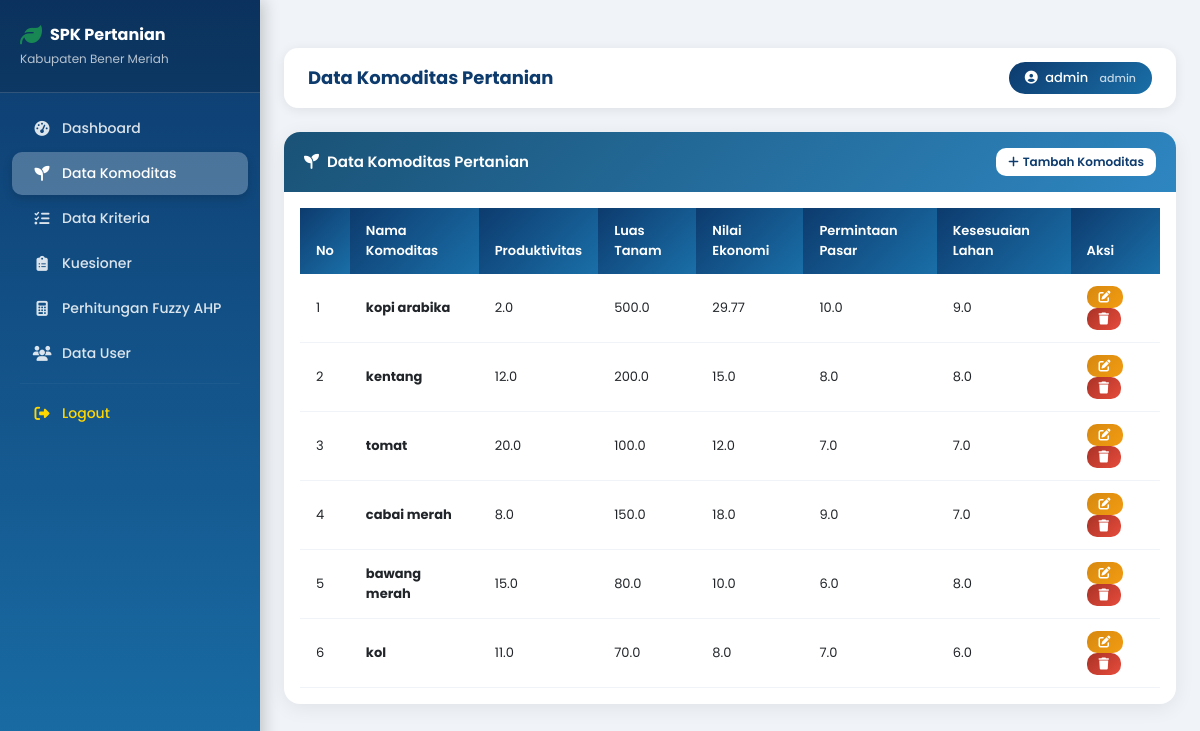
Page /komoditas (signed in) on the committed database.
### models.py (models this page shows)
class User(UserMixin, db.Model):
    id = db.Column(db.Integer, primary_key=True)
    username = db.Column(db.String(100), unique=True, nullable=False)
    password = db.Column(db.String(200), nullable=False)
    role = db.Column(db.String(20), default='admin')

class Komoditas(db.Model):
    id = db.Column(db.Integer, primary_key=True)
    nama = db.Column(db.String(100), nullable=False)
    produktivitas = db.Column(db.Float, nullable=False)
    luas_tanam = db.Column(db.Float, nullable=False)
    nilai_ekonomi = db.Column(db.Float, nullable=False)
    permintaan_pasar = db.Column(db.Float, nullable=False)
    kesesuaian_lahan = db.Column(db.Float, nullable=False)

### routes.py (the view)
@app.route('/komoditas')
@login_required
def komoditas():
    data = Komoditas.query.all()
    return render_template('komoditas.html', data=data)

### routes.py (called while the page is built)
@login_manager.user_loader
def load_user(user_id):
    return User.query.get(int(user_id))

### templates/komoditas.html (shortened to what this page needs)
{% extends 'base.html' %}
{% block page_title %}Data Komoditas Pertanian{% endblock %}
{% block content %}
<div class="card">
    <div class="card-header d-flex justify-content-between align-items-center" style="background: linear-gradient(135deg, #1a5276, #2e86c1);">
        <h5 class="text-white mb-0"><i class="fas fa-seedling me-2"></i>Data Komoditas Pertanian</h5>
        <a href="{{ url_for('tambah_komoditas') }}" class="btn btn-light btn-sm">
            <i class="fas fa-plus me-1"></i>Tambah Komoditas
        </a>
    </div>
    <div class="card-body">
        <div class="table-responsive">
            <table class="table table-hover align-middle">
                <thead>
                    <tr>
                        <th>No</th>
                        <th>Nama Komoditas</th>
                        <th>Produktivitas</th>
                        <th>Luas Tanam</th>
                        <th>Nilai Ekonomi</th>
                        <th>Permintaan Pasar</th>
                        <th>Kesesuaian Lahan</th>
                        <th>Aksi</th>
                    </tr>
                </thead>
                <tbody>
                    {% for k in data %}
                    <tr>
                        <td>{{ loop.index }}</td>
                        <td><strong>{{ k.nama }}</strong></td>
                        <td>{{ k.produktivitas }}</td>
                        <td>{{ k.luas_tanam }}</td>
                        <td>{{ k.nilai_ekonomi }}</td>
                        <td>{{ k.permintaan_pasar }}</td>
                        <td>{{ k.kesesuaian_lahan }}</td>
                        <td>
                            <a href="{{ url_for('ubah_komoditas', id=k.id) }}" class="btn btn-warning btn-sm">
                                <i class="fas fa-edit"></i>
                            </a>
                            <a href="{{ url_for('hapus_komoditas', id=k.id) }}" class="btn btn-danger btn-sm"
                               onclick="return confirm('Yakin ingin menghapus?')">
                                <i class="fas fa-trash"></i>
                            </a>
                        </td>
                    </tr>
                    {% endfor %}
                </tbody>
            </table>
        </div>
    </div>
</div>
{% endblock %}

### templates/base.html (shortened to what this page needs)
html<!DOCTYPE html>
<html lang="id">
<head>
    <link href="https://cdn.jsdelivr.net/npm/bootstrap@5.3.0/dist/css/bootstrap.min.css" rel="stylesheet">
    <link href="https://cdnjs.cloudflare.com/ajax/libs/font-awesome/6.4.0/css/all.min.css" rel="stylesheet">
</head>
<body>
{% if current_user.is_authenticated %}
<div class="sidebar">
    <div class="sidebar-brand">
        <div class="d-flex align-items-center gap-2 mb-1">
            <i class="fas fa-leaf text-success" style="font-size:22px;"></i>
            <h6>SPK Pertanian</h6>
        </div>
        <small>Kabupaten Bener Meriah</small>
    </div>
    <nav>
        <a href="{{ url_for('dashboard') }}" class="nav-link {% if request.endpoint == 'dashboard' %}active{% endif %}">
            <i class="fas fa-tachometer-alt"></i> Dashboard
        </a>
        <a href="{{ url_for('komoditas') }}" class="nav-link {% if request.endpoint == 'komoditas' %}active{% endif %}">
            <i class="fas fa-seedling"></i> Data Komoditas
        </a>
        <a href="{{ url_for('kriteria') }}" class="nav-link {% if request.endpoint == 'kriteria' %}active{% endif %}">
            <i class="fas fa-list-check"></i> Data Kriteria
        </a>
        <a href="{{ url_for('kuesioner') }}" class="nav-link {% if request.endpoint == 'kuesioner' %}active{% endif %}">
            <i class="fas fa-clipboard-list"></i> Kuesioner
        </a>
        <a href="{{ url_for('perhitungan_fuzzy') }}" class="nav-link {% if request.endpoint == 'perhitungan_fuzzy' %}active{% endif %}">
            <i class="fas fa-calculator"></i> Perhitungan Fuzzy AHP
        </a>
        <a href="{{ url_for('user') }}" class="nav-link {% if request.endpoint == 'user' %}active{% endif %}">
            <i class="fas fa-users"></i> Data User
        </a>
        <hr>
        <a href="{{ url_for('logout') }}" class="nav-link text-warning">
            <i class="fas fa-sign-out-alt"></i> Logout
        </a>
    </nav>
</div>
<div class="main-content">
    <div class="navbar-top">
        <h5>{% block page_title %}{% endblock %}</h5>
        <div class="user-badge">
            <i class="fas fa-user-circle me-1"></i> {{ current_user.username }}
            <span class="ms-2 opacity-75" style="font-size:11px;">{{ current_user.role }}</span>
        </div>
    </div>
    {% block content %}{% endblock %}
</div>
{% else %}
    {% block content_login %}{% endblock %}
{% endif %}
</body>
</html>

### templates/base.html (style rules this page uses)
* { font-family: 'Poppins', sans-serif; }
body { background-color: #f0f4f8; }
.sidebar { min-height: 100vh; background: linear-gradient(180deg, #0d3b6e 0%, #1a6fa8 100%); width: 260px; position: fixed; top: 0; left: 0; box-shadow: 4px 0 15px rgba(0,0,0,0.2); z-index: 100; transition: all 0.3s; }
.sidebar-brand { padding: 24px 20px; border-bottom: 1px solid rgba(255,255,255,0.15); background: rgba(0,0,0,0.15); }
.sidebar-brand h6 { font-size: 16px; font-weight: 700; color: white; margin: 0; }
.sidebar-brand small { color: rgba(255,255,255,0.7); font-size: 12px; }
.sidebar nav { padding: 12px 0; }
.sidebar .nav-link { color: rgba(255,255,255,0.85) !important; padding: 11px 20px; margin: 2px 12px; border-radius: 10px; font-size: 14px; font-weight: 500; transition: all 0.25s; display: flex; align-items: center; gap: 10px; }
.sidebar .nav-link.active { background: rgba(255,255,255,0.25); color: white !important; box-shadow: 0 4px 10px rgba(0,0,0,0.15); }
.sidebar .nav-link i { width: 20px; text-align: center; font-size: 15px; }
.sidebar hr { border-color: rgba(255,255,255,0.15); margin: 8px 20px; }
.sidebar .nav-link.text-warning { color: #ffd700 !important; }
.main-content { margin-left: 260px; padding: 24px; min-height: 100vh; }
.navbar-top { background: white; box-shadow: 0 2px 12px rgba(0,0,0,0.08); padding: 14px 24px; margin-bottom: 24px; border-radius: 14px; display: flex; justify-content: space-between; align-items: center; }
.navbar-top h5 { font-weight: 700; color: #0d3b6e; margin: 0; font-size: 18px; }
.navbar-top .user-badge { background: linear-gradient(135deg, #0d3b6e, #1a6fa8); color: white; padding: 6px 16px; border-radius: 20px; font-size: 13px; font-weight: 500; }
.card { border: none; box-shadow: 0 4px 20px rgba(0,0,0,0.07); border-radius: 16px; overflow: hidden; }
.card-header { padding: 16px 20px; border-bottom: none; }
.card-header h5 { font-weight: 600; font-size: 15px; margin: 0; }
.table { margin: 0; }
.table thead th { background: linear-gradient(135deg, #0d3b6e, #1a6fa8) !important; color: white !important; font-weight: 600; font-size: 13px; padding: 13px 16px; border: none; }
.table tbody td { padding: 12px 16px; font-size: 13px; vertical-align: middle; border-color: #f0f4f8; }
.btn { border-radius: 10px; font-weight: 500; font-size: 13px; padding: 8px 18px; transition: all 0.2s; }
.btn-warning { background: linear-gradient(135deg, #d68910, #f39c12); border: none; color: white; }
.btn-danger { background: linear-gradient(135deg, #a93226, #e74c3c); border: none; }
.btn-sm { padding: 5px 12px; font-size: 12px; }
.btn-light { background: white; color: #0d3b6e; border: none; font-weight: 600; }

### rows in the picture
User: username "admin", role "admin"
Komoditas: nama "kopi arabika", produktivitas "2.0", luas_tanam "500.0", nilai_ekonomi "29.77", permintaan_pasar "10.0", kesesuaian_lahan "9.0"
Komoditas: nama "kentang", produktivitas "12.0", luas_tanam "200.0", nilai_ekonomi "15.0", permintaan_pasar "8.0", kesesuaian_lahan "8.0"
Komoditas: nama "tomat", produktivitas "20.0", luas_tanam "100.0", nilai_ekonomi "12.0", permintaan_pasar "7.0", kesesuaian_lahan "7.0"
Komoditas: nama "cabai merah", produktivitas "8.0", luas_tanam "150.0", nilai_ekonomi "18.0", permintaan_pasar "9.0", kesesuaian_lahan "7.0"
Komoditas: nama "bawang merah", produktivitas "15.0", luas_tanam "80.0", nilai_ekonomi "10.0", permintaan_pasar "6.0", kesesuaian_lahan "8.0"
Komoditas: nama "kol", produktivitas "11.0", luas_tanam "70.0", nilai_ekonomi "8.0", permintaan_pasar "7.0", kesesuaian_lahan "6.0"
